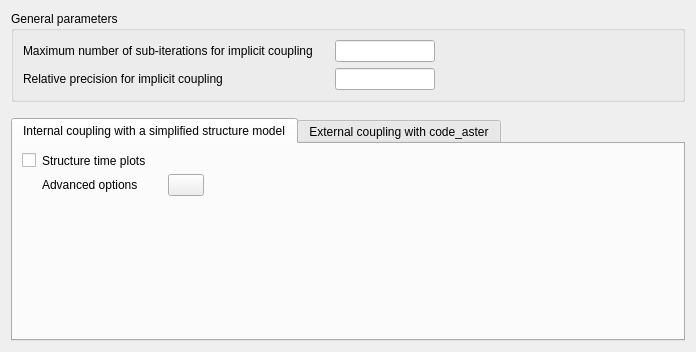
<?xml version="1.0" encoding="UTF-8"?>
<ui version="4.0">
 <class>FluidStructureInteractionForm</class>
 <widget class="QWidget" name="FluidStructureInteractionForm">
  <property name="geometry">
   <rect>
    <x>0</x>
    <y>0</y>
    <width>696</width>
    <height>352</height>
   </rect>
  </property>
  <property name="windowTitle">
   <string>Form</string>
  </property>
  <layout class="QVBoxLayout" name="verticalLayout">
   <item>
    <widget class="QGroupBox" name="groupBox">
     <property name="title">
      <string>General parameters</string>
     </property>
     <layout class="QGridLayout" name="gridLayout_5">
      <item row="0" column="1">
       <spacer>
        <property name="orientation">
         <enum>Qt::Horizontal</enum>
        </property>
        <property name="sizeType">
         <enum>QSizePolicy::Fixed</enum>
        </property>
        <property name="sizeHint" stdset="0">
         <size>
          <width>16</width>
          <height>16</height>
         </size>
        </property>
       </spacer>
      </item>
      <item row="0" column="2">
       <widget class="QLineEdit" name="lineEditNALIMX">
        <property name="maximumSize">
         <size>
          <width>100</width>
          <height>16777215</height>
         </size>
        </property>
        <property name="toolTip">
         <string>&lt;html&gt;&lt;head/&gt;&lt;body&gt;&lt;p&gt;&lt;span style=&quot; font-size:9pt;&quot;&gt;code_saturne key word: &lt;/span&gt;&lt;span style=&quot; font-size:9pt; font-weight:600;&quot;&gt;NALIMX&lt;/span&gt;&lt;/p&gt;&lt;/body&gt;&lt;/html&gt;</string>
        </property>
       </widget>
      </item>
      <item row="0" column="3">
       <spacer name="horizontalSpacer_3">
        <property name="orientation">
         <enum>Qt::Horizontal</enum>
        </property>
        <property name="sizeHint" stdset="0">
         <size>
          <width>40</width>
          <height>20</height>
         </size>
        </property>
       </spacer>
      </item>
      <item row="0" column="0">
       <widget class="QLabel" name="labelNALIMX">
        <property name="toolTip">
         <string>&lt;html&gt;&lt;head/&gt;&lt;body&gt;&lt;p&gt;&lt;span style=&quot; font-size:9pt;&quot;&gt;code_saturne key word: &lt;/span&gt;&lt;span style=&quot; font-size:9pt; font-weight:600;&quot;&gt;NALIMX&lt;/span&gt;&lt;/p&gt;&lt;/body&gt;&lt;/html&gt;</string>
        </property>
        <property name="text">
         <string>Maximum number of sub-iterations for implicit coupling</string>
        </property>
       </widget>
      </item>
      <item row="1" column="0">
       <widget class="QLabel" name="labelEPALIM">
        <property name="toolTip">
         <string>&lt;html&gt;&lt;head/&gt;&lt;body&gt;&lt;p&gt;&lt;span style=&quot; font-size:9pt;&quot;&gt;code_saturne key word: &lt;/span&gt;&lt;span style=&quot; font-size:9pt; font-weight:600;&quot;&gt;EPALIM&lt;/span&gt;&lt;/p&gt;&lt;/body&gt;&lt;/html&gt;</string>
        </property>
        <property name="text">
         <string>Relative precision for implicit coupling</string>
        </property>
       </widget>
      </item>
      <item row="1" column="2">
       <widget class="QLineEdit" name="lineEditEPALIM">
        <property name="maximumSize">
         <size>
          <width>100</width>
          <height>16777215</height>
         </size>
        </property>
        <property name="toolTip">
         <string>&lt;html&gt;&lt;head/&gt;&lt;body&gt;&lt;p&gt;&lt;span style=&quot; font-size:9pt;&quot;&gt;code_saturne key word: &lt;/span&gt;&lt;span style=&quot; font-size:9pt; font-weight:600;&quot;&gt;EPALIM&lt;/span&gt;&lt;/p&gt;&lt;/body&gt;&lt;/html&gt;</string>
        </property>
       </widget>
      </item>
     </layout>
    </widget>
   </item>
   <item>
    <spacer name="verticalSpacer_4">
     <property name="orientation">
      <enum>Qt::Vertical</enum>
     </property>
     <property name="sizeType">
      <enum>QSizePolicy::Fixed</enum>
     </property>
     <property name="sizeHint" stdset="0">
      <size>
       <width>20</width>
       <height>10</height>
      </size>
     </property>
    </spacer>
   </item>
   <item>
    <widget class="QTabWidget" name="tabWidget">
     <property name="currentIndex">
      <number>0</number>
     </property>
     <widget class="QWidget" name="tab_InternalCoupling">
      <attribute name="title">
       <string>Internal coupling with a simplified structure model</string>
      </attribute>
      <layout class="QGridLayout" name="gridLayout_4">
       <item row="2" column="1">
        <spacer name="verticalSpacer_3">
         <property name="orientation">
          <enum>Qt::Vertical</enum>
         </property>
         <property name="sizeHint" stdset="0">
          <size>
           <width>20</width>
           <height>40</height>
          </size>
         </property>
        </spacer>
       </item>
       <item row="1" column="5">
        <spacer name="horizontalSpacer_4">
         <property name="orientation">
          <enum>Qt::Horizontal</enum>
         </property>
         <property name="sizeHint" stdset="0">
          <size>
           <width>40</width>
           <height>20</height>
          </size>
         </property>
        </spacer>
       </item>
       <item row="1" column="4">
        <widget class="QPushButton" name="pushButtonAdvanced">
         <property name="maximumSize">
          <size>
           <width>36</width>
           <height>16777215</height>
          </size>
         </property>
         <property name="icon">
          <iconset resource="resources_pages.qrc">
           <normaloff>:/new/prefix1/data/icons/22x22/preferences-system.png</normaloff>:/new/prefix1/data/icons/22x22/preferences-system.png</iconset>
         </property>
         <property name="iconSize">
          <size>
           <width>22</width>
           <height>22</height>
          </size>
         </property>
        </widget>
       </item>
       <item row="1" column="1">
        <widget class="QLabel" name="label">
         <property name="text">
          <string>Advanced options</string>
         </property>
        </widget>
       </item>
       <item row="0" column="1">
        <widget class="QLabel" name="label_2">
         <property name="text">
          <string>Structure time plots</string>
         </property>
        </widget>
       </item>
       <item row="1" column="3">
        <spacer>
         <property name="orientation">
          <enum>Qt::Horizontal</enum>
         </property>
         <property name="sizeType">
          <enum>QSizePolicy::Fixed</enum>
         </property>
         <property name="sizeHint" stdset="0">
          <size>
           <width>16</width>
           <height>16</height>
          </size>
         </property>
        </spacer>
       </item>
       <item row="0" column="0">
        <widget class="QCheckBox" name="checkBoxStructureTimePlot">
         <property name="toolTip">
          <string>code_saturne key word: ihistr</string>
         </property>
         <property name="layoutDirection">
          <enum>Qt::RightToLeft</enum>
         </property>
         <property name="text">
          <string/>
         </property>
        </widget>
       </item>
      </layout>
     </widget>
     <widget class="QWidget" name="tab_ExternalCoupling">
      <attribute name="title">
       <string>External coupling with code_aster</string>
      </attribute>
      <layout class="QGridLayout" name="gridLayout_8">
       <item row="0" column="1">
        <spacer name="horizontalSpacer">
         <property name="orientation">
          <enum>Qt::Horizontal</enum>
         </property>
         <property name="sizeType">
          <enum>QSizePolicy::Fixed</enum>
         </property>
         <property name="sizeHint" stdset="0">
          <size>
           <width>16</width>
           <height>16</height>
          </size>
         </property>
        </spacer>
       </item>
       <item row="2" column="0">
        <spacer name="verticalSpacer">
         <property name="orientation">
          <enum>Qt::Vertical</enum>
         </property>
         <property name="sizeHint" stdset="0">
          <size>
           <width>20</width>
           <height>403</height>
          </size>
         </property>
        </spacer>
       </item>
       <item row="1" column="0">
        <widget class="QLabel" name="label_ast_vis">
         <property name="text">
          <string>Visualization level</string>
         </property>
        </widget>
       </item>
       <item row="0" column="0">
        <widget class="QLabel" name="label_ast_log">
         <property name="text">
          <string>Verbosity level</string>
         </property>
        </widget>
       </item>
       <item row="1" column="2">
        <widget class="QSpinBox" name="spinBox_ast_viz"/>
       </item>
       <item row="0" column="3">
        <spacer name="horizontalSpacer_2">
         <property name="orientation">
          <enum>Qt::Horizontal</enum>
         </property>
         <property name="sizeHint" stdset="0">
          <size>
           <width>40</width>
           <height>20</height>
          </size>
         </property>
        </spacer>
       </item>
       <item row="0" column="2">
        <widget class="QSpinBox" name="spinBox_ast_log"/>
       </item>
      </layout>
     </widget>
    </widget>
   </item>
   <item>
    <spacer name="verticalSpacer_2">
     <property name="orientation">
      <enum>Qt::Vertical</enum>
     </property>
     <property name="sizeHint" stdset="0">
      <size>
       <width>20</width>
       <height>40</height>
      </size>
     </property>
    </spacer>
   </item>
  </layout>
 </widget>
 <resources>
  <include location="resources_pages.qrc"/>
 </resources>
 <connections/>
</ui>
